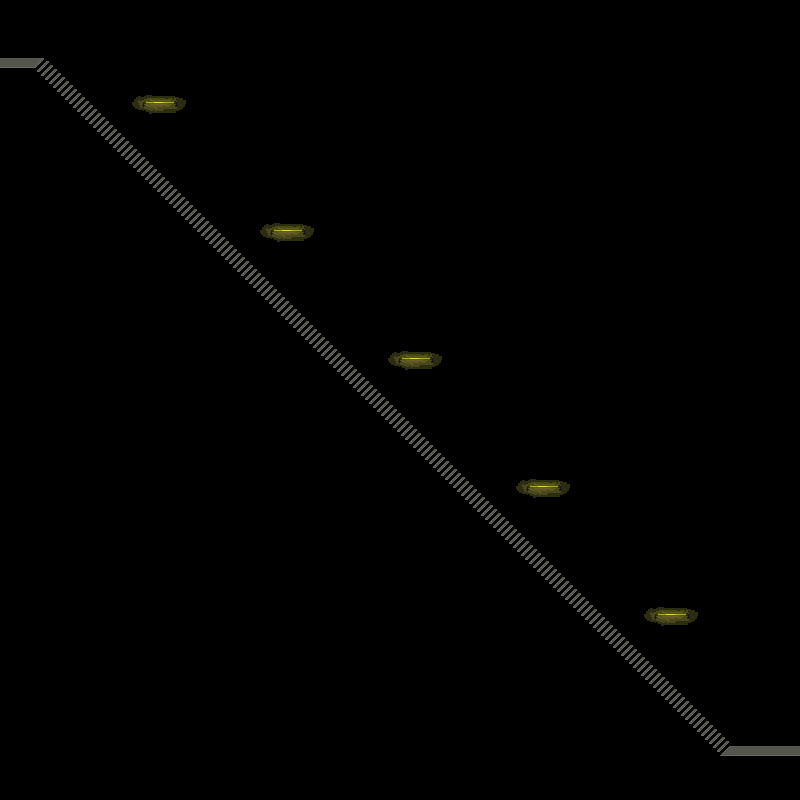

The image is a tile-based game level rendered from a .tmx file. Its description and source (layers, tilesets, objects; grid data summarised) follow:
An orthogonal 50x50 tile map with 16x16 px tiles, 2 tile layers (stairs, props), 1 hidden layer not drawn, 2 tilesets.

<map version="1.10" tiledversion="1.11.0" orientation="orthogonal" renderorder="right-down" width="50" height="50" tilewidth="16" tileheight="16" infinite="0" nextlayerid="4" nextobjectid="1">
 <properties>
  <property name="clampCamera" type="bool" value="true" />
  <property name="edges">{
	"left": {
		"type": "warp",
		"map": "scrapyard.tmx",
		"pos": { 
			"x": 67, 
			"y": 49
		},
		"transition": {
			"type": "fade",
			"music": true,
			"speed": 2
		}
	},
	"right": {
		"type": "warp",
		"map": "crushing/inside0.tmx",
		"pos": {
			"x": 0,
			"y": 7
		},
		"transition": {
			"type": "fade",
			"music": true,
			"speed": 2
		}
	}
}</property>
  <property name="music" value="res/audio/music/purpler.ogg" />
  <property name="music_speed" type="float" value="2" />
  <property name="music_volume" type="float" value="0.5" />
  <property name="tint" value="0,0,0,127" />
 </properties>
 <tileset firstgid="1" source="tilesets/crushing.tsx" />
 <tileset firstgid="161" source="tilesets/scrapyard.tsx" />
 <layer id="1" name="stairs" width="50" height="50">
  <data>[2500 cells, 143 non-empty, 12 distinct tile ids]</data>
 </layer>
 <layer id="3" name="props" width="50" height="50">
  <data>[2500 cells, 40 non-empty, 8 distinct tile ids]</data>
 </layer>
 <layer id="2" name="collision" width="50" height="50" visible="0" opacity="0.25">
  <properties>
   <property name="draw" type="bool" value="false" />
  </properties>
  <data>[2500 cells, 144 non-empty, 3 distinct tile ids]</data>
 </layer>
</map>
